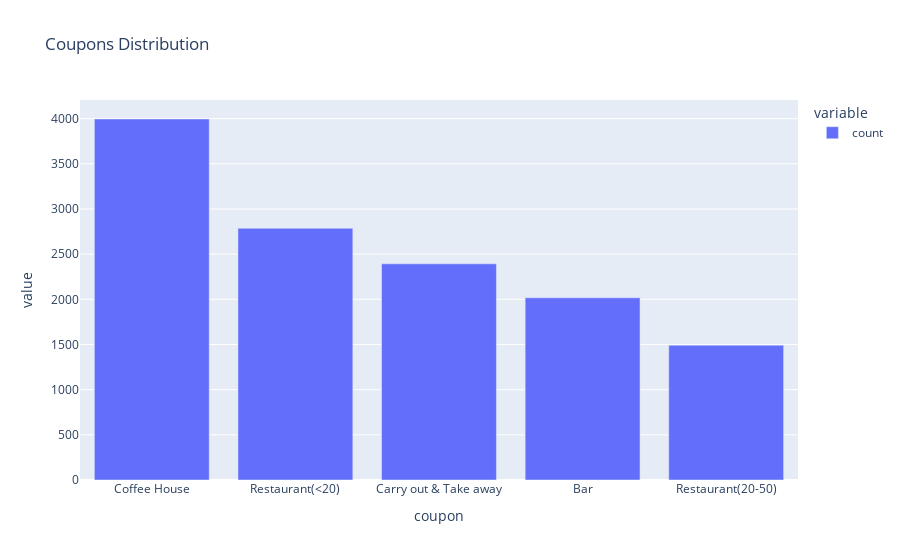

The notebook cell saved with this chart:
### Markdown cell above
5. Use a bar plot to visualize the `coupon` column.

### Code cell
fig = px.bar(data['coupon'].value_counts(), labels='coupon', title='Coupons Distribution')
fig.write_image('./images/5_coupon_wiz.jpg')
fig.show()

### Figure 1 — Plotly figure (JSON) as saved in the notebook; plotly's stock layout.template omitted (floating-point values rounded to 4 significant figures)
{"data": [{"alignmentgroup": "True", "hovertemplate": "variable=count<br>coupon=%{x}<br>value=%{y}<extra></extra>", "legendgroup": "count", "marker": {"color": "#636efa", "pattern": {"shape": ""}}, "name": "count", "offsetgroup": "count", "orientation": "v", "showlegend": true, "textposition": "auto", "type": "bar", "x": ["Coffee House", "Restaurant(<20)", "Carry out & Take away", "Bar", "Restaurant(20-50)"], "xaxis": "x", "y": [3996, 2786, 2393, 2017, 1492], "yaxis": "y"}], "layout": {"barmode": "relative", "legend": {"title": {"text": "variable"}, "tracegroupgap": 0}, "title": {"text": "Coupons Distribution"}, "xaxis": {"anchor": "y", "domain": [0, 1], "title": {"text": "coupon"}}, "yaxis": {"anchor": "x", "domain": [0, 1], "title": {"text": "value"}}}}
